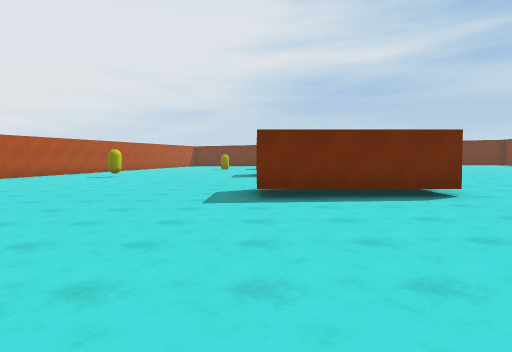
[1] (above)

22 first-person views from a walk through a 3-D level made in the Unity game engine. The camera is 1.5 m above the floor, tilts 2° down and sees 75° across. The floor is counted in squares, 2 m on a side. Each view is taken from the middle of a square. On the plan, view 1 faces up. The plan holds only what a view shows up to about 11 squares ahead; the rest is blank. The place goes on beyond the plan. The player character is not drawn.

[2]
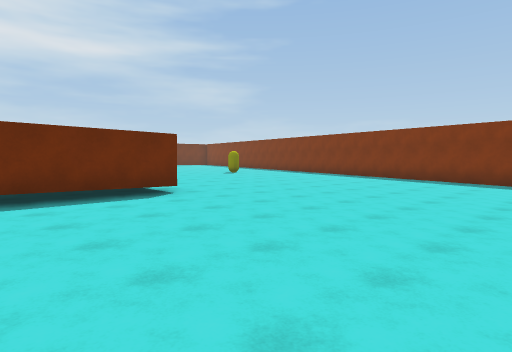

[3]
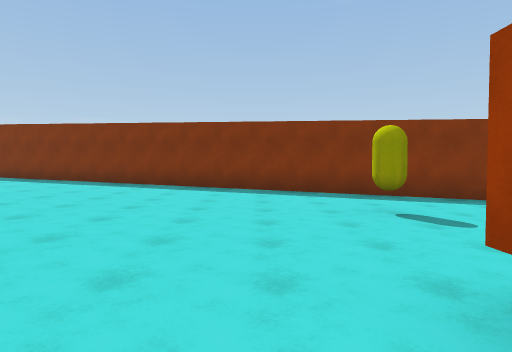

[4]
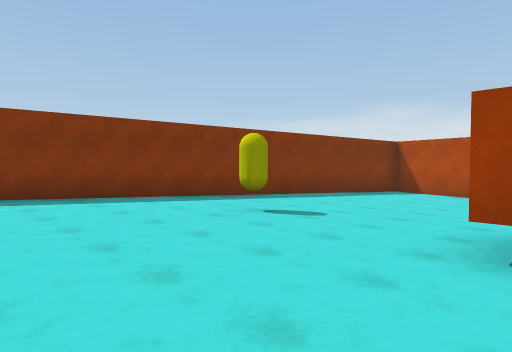

[5]
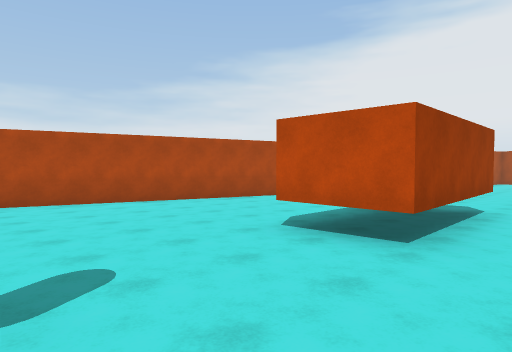

[6]
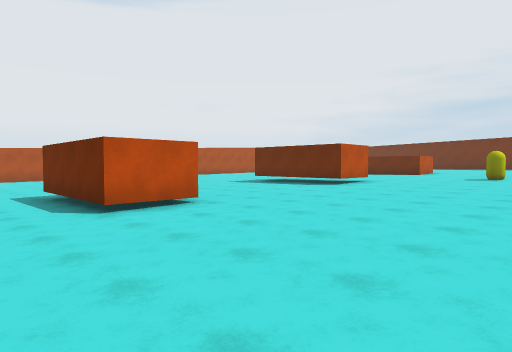

[7]
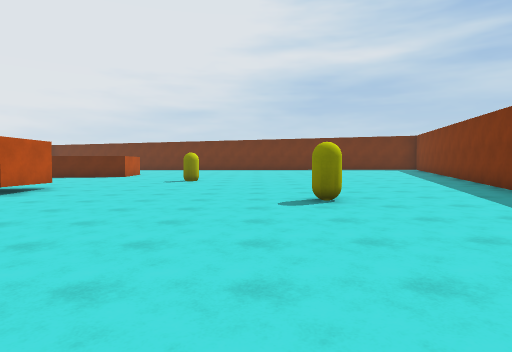

[8]
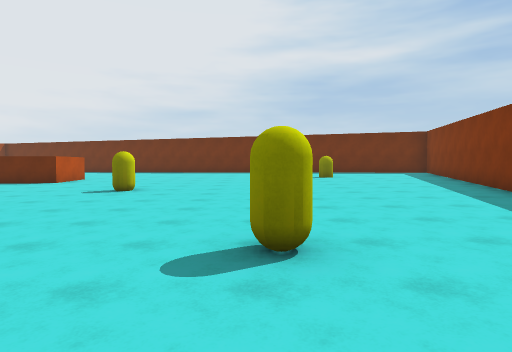

[9]
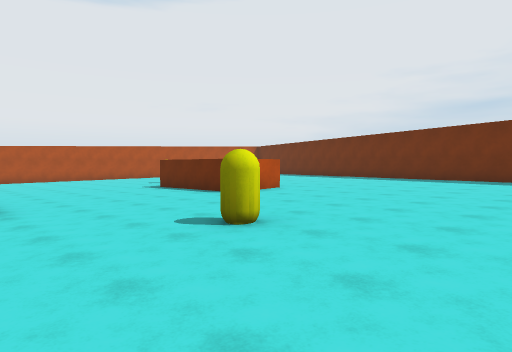

[10]
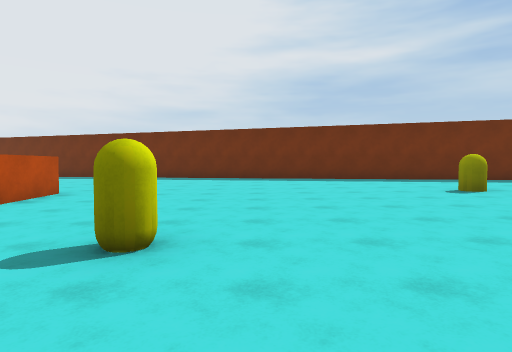

[11]
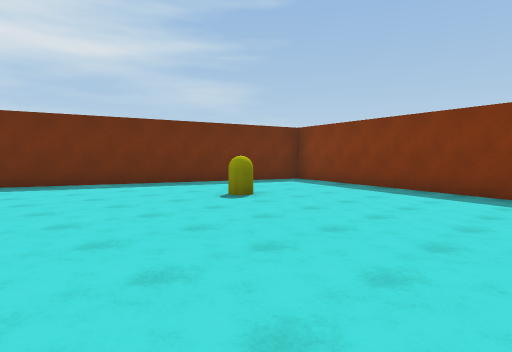

[12]
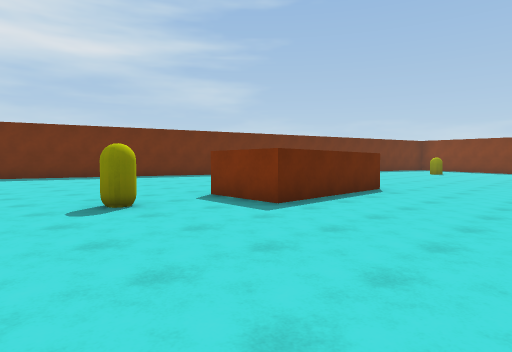

[13]
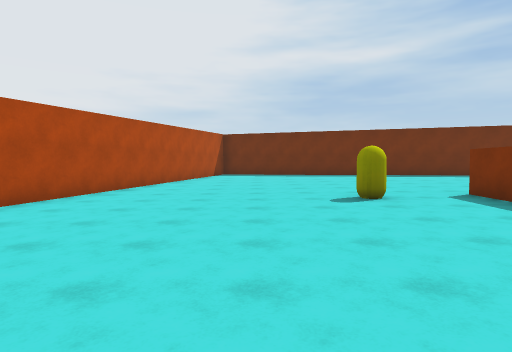

[14]
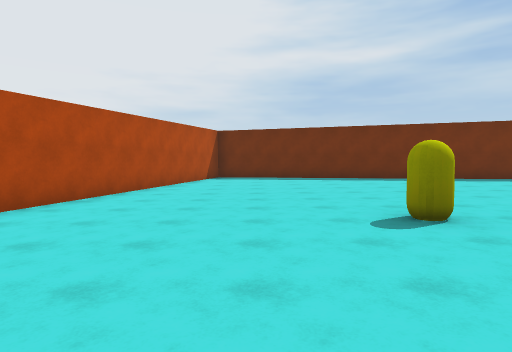

[15]
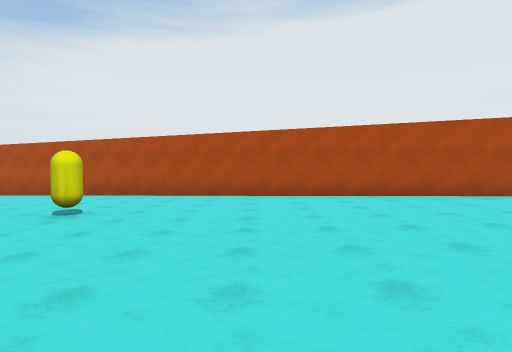

[16]
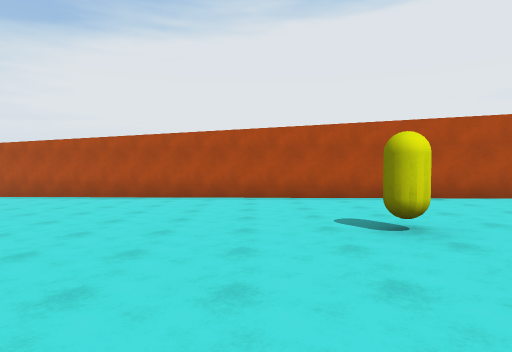

[17]
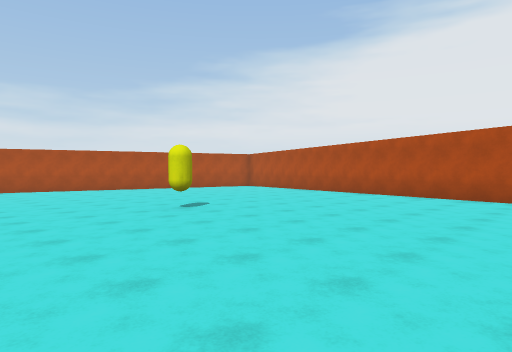

[18]
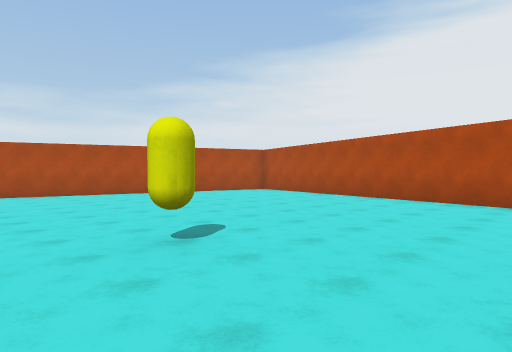

[19]
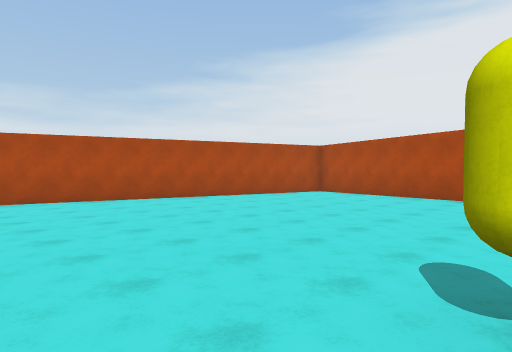

[20]
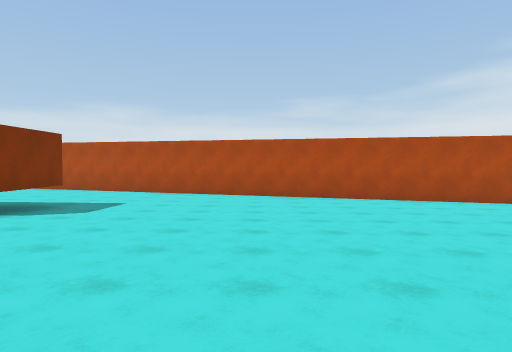

[21]
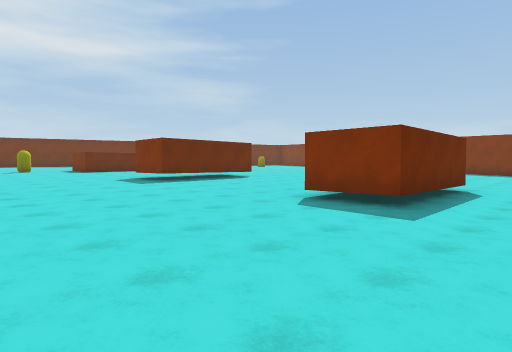

[22]
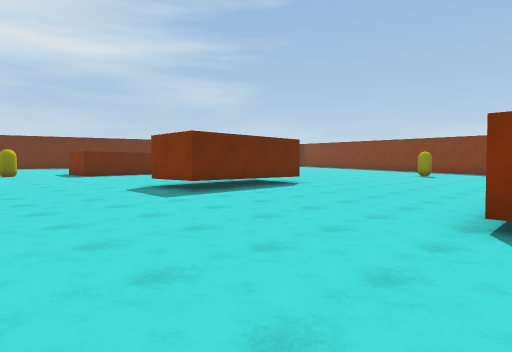

### Floor plan
Key: @ floor where view 1 was taken; # wall or solid block; . main floor; : floor 0.25 m higher than the main floor; - floor 0.25 m lower than the main floor; + floor 0.5 m higher than the main floor; _ floor 0.5 m lower than the main floor; * floor 0.75 m higher than the main floor; < floor 0.75 m lower than the main floor; % floor 1 m higher than the main floor; & floor 1.25 m higher than the main floor; O other object.
Columns run from 15 left of view 1 to 17 right of it. Each row starts with its distance up from view 1.
 29              ###
 28         ##*%%%%#####
 27         #****%%%%%%#
 26         #*****%%%%%   #####
 25         #*******%%  %%%%%%####
 24        ##*********% %%%%%%%%%###
 23        #+******** **%%%%%%%%%%%&
 22        #+++****** ****%%%%%%%%%%#
 21       ##+++++O*#  #*****%%%OO%%%#
 20       #++++++++####*******%%%%%%#
 19       #++++++++++***********%%%##
 18       #:+++++++++++***********%#
 17      ##:::+++++++++++*O********#
 16      #::::::+++++++++++********#
 15      #::::::::+++++++++++*****##
 14     ##:::O:::::#  #++++++++***#
 13     #..::::::::####++++++++++*#
 12     #....:::::::::::+++++O+++
 11     #......:::::::::::+++++++
 10    ##........:::::::::::++++
  9    #...........::::::::::+++
  8    #--..........:::::::::::+#
  7   ##---........#  #:::::::::#
  6   #------......####.::::::::#
  5   #--------...........:::::##
  4   #------O---...........:::#
  3  ##_-----------...........:#
  2  #____-----------..........#
  1  #______-----------.......##
  0 ##________-----@-----.....#
 -1 #___________-----------...#
 -2   <___________-####---O--##
 -3    <<__________#  #------#
 -4     <<<___________-------#
 -5     ###<<___________-----#
 -6       #####___________--##
 -7           ####__________#
 -8              #####______#
 -9                  ####__##
-10                     ####

Positions as (right, up) in squares from view 1, and headings:
1: (0, 0), facing up
2: (0, 0), facing up-right
3: (2, 0), facing right
4: (3, 2), facing down-right
5: (7, 0), facing down-left
6: (9, 4), facing up-left
7: (9, 6), facing up
8: (10, 9), facing up
9: (10, 14), facing up-left
10: (8, 14), facing up
11: (8, 16), facing up-right
12: (-4, 16), facing up-right
13: (-4, 15), facing up
14: (-4, 17), facing up
15: (0, 17), facing left
16: (-2, 12), facing left
17: (-2, 10), facing down-left
18: (-4, 7), facing down-left
19: (-4, 4), facing down-left
20: (-4, 4), facing down
21: (-5, 4), facing up-right
22: (-4, 7), facing up-right
